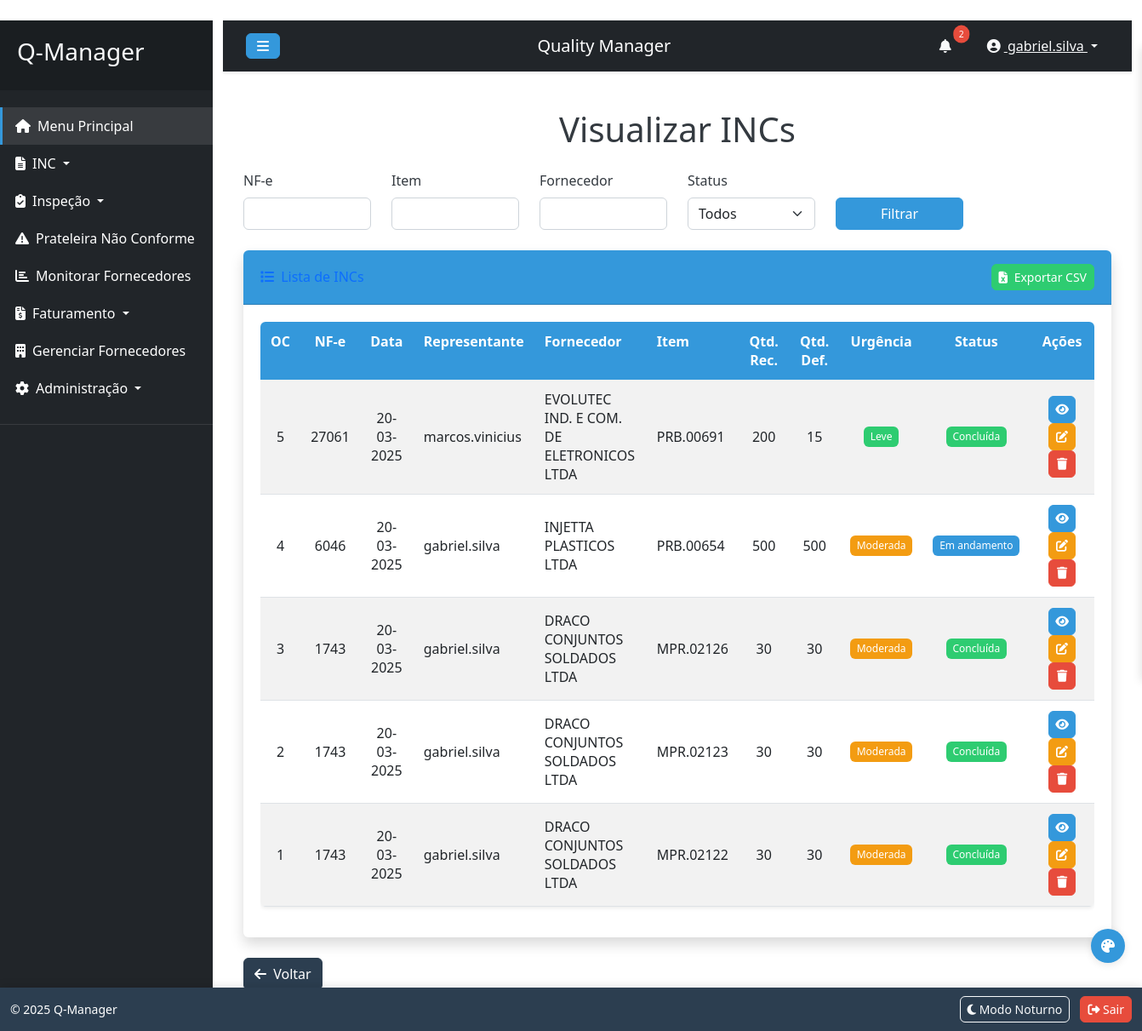
Screenshot of /inc/visualizar_incs (signed in) with the database file from the repository.
### models.py (models this page shows, shortened)
class User(UserMixin, db.Model):
    id = db.Column(db.Integer, primary_key=True)
    username = db.Column(db.String(80), unique=True, nullable=False)
    password = db.Column(db.String(256), nullable=False)
    email = db.Column(db.String(120), unique=True, nullable=True)  # Novo campo para email
    is_admin = db.Column(db.Boolean, default=False)
    is_representante = db.Column(db.Boolean, default=False)  # Novo campo para marcar se é representante
    permissions = db.Column(db.Text, default='{}')  # JSON para armazenar permissões
    created_at = db.Column(db.DateTime, default=datetime.utcnow)
    last_login = db.Column(db.DateTime, nullable=True)

class INC(db.Model):
    id = db.Column(db.Integer, primary_key=True)
    nf = db.Column(db.Integer, nullable=False)
    data = db.Column(db.String(20), nullable=False)
    representante_id = db.Column(db.Integer, db.ForeignKey('user.id'), nullable=False)
    representante_nome = db.Column(db.String(100), nullable=False)
    fornecedor = db.Column(db.String(200), nullable=False)
    item = db.Column(db.String(50), nullable=False)
    quantidade_recebida = db.Column(db.Integer, nullable=False)
    quantidade_com_defeito = db.Column(db.Integer, nullable=False)
    descricao_defeito = db.Column(db.Text)
    urgencia = db.Column(db.String(20), nullable=False)
    acao_recomendada = db.Column(db.Text)
    fotos = db.Column(db.Text)  # JSON string of photo paths
    oc = db.Column(db.Integer, nullable=False, unique=True)
    status = db.Column(db.String(20), nullable=False, default='Em andamento')
    concessao_data = db.Column(db.Text, nullable=True)  # Armazenará JSON string

### inc_routes.py (the view)
@inc_bp.route('/visualizar_incs')
@login_required
def visualizar_incs():
    if not current_user.is_admin and not current_user.has_permission('visualizar_incs'):
        flash('Você não tem permissão para acessar esta página.', 'danger')
        return redirect(url_for('main_menu'))
    nf = request.args.get('nf')
    item = request.args.get('item')
    fornecedor = request.args.get('fornecedor')
    status = request.args.get('status')
    page = request.args.get('page', 1, type=int)
    per_page = 10  # Ou obter da configuração da aplicação
    query = INC.query
    if nf:
        query = query.filter_by(nf=int(nf))
    if item:
        query = query.filter(INC.item.ilike(f'%{item}%'))
    if fornecedor:
        query = query.filter(INC.fornecedor.ilike(f'%{fornecedor}%'))
    if status:
        query = query.filter_by(status=status)
    pagination = query.order_by(INC.id.desc()).paginate(
        page=page, per_page=per_page, error_out=False
    )
    incs = pagination.items
    return render_template('visualizar_incs.html', incs=incs, pagination=pagination)

### app.py (called while the page is built)
@login_manager.user_loader
def load_user(user_id):
    return User.query.get(int(user_id))

@app.context_processor
def inject_settings():
    from models import LayoutSetting
    settings = {s.element: s for s in LayoutSetting.query.all()}
    return dict(settings=settings, config=app.config)

### templates/visualizar_incs.html (shortened to what this page needs)
﻿{% extends "base.html" %}
{% block content %}
<h1 class="text-center mb-4">Visualizar INCs</h1>
<form method="GET" class="mb-4">
    <div class="row">
        <div class="col-md-2">
            <label for="nf" class="form-label">NF-e</label>
            <input type="number" class="form-control" id="nf" name="nf" value="{{ request.args.get('nf', '') }}">
        </div>
        <div class="col-md-2">
            <label for="item" class="form-label">Item</label>
            <input type="text" class="form-control" id="item" name="item" value="{{ request.args.get('item', '') }}">
        </div>
        <div class="col-md-2">
            <label for="fornecedor" class="form-label">Fornecedor</label>
            <input type="text" class="form-control" id="fornecedor" name="fornecedor" value="{{ request.args.get('fornecedor', '') }}">
        </div>
        <div class="col-md-2">
            <label for="status" class="form-label">Status</label>
            <select class="form-select" id="status" name="status">
                <option value="">Todos</option>
            </select>
        </div>
        <div class="col-md-2 align-self-end">
            <button type="submit" class="btn btn-primary w-100">Filtrar</button>
        </div>
    </div>
</form>
<div class="card shadow mb-4">
    <div class="card-header py-3 d-flex justify-content-between align-items-center">
        <h6 class="m-0 font-weight-bold text-primary">
            <i class="fas fa-list me-1"></i> Lista de INCs
        </h6>
        <div>
            <a href="{{ url_for('inc.export_csv') }}" class="btn btn-sm btn-success">
                <i class="fas fa-file-excel me-1"></i> Exportar CSV
            </a>
        </div>
    </div>
    <div class="card-body">
        <div class="table-responsive">
            <table class="table table-striped table-hover">
                <thead class="table-light">
                    <tr>
                        <th class="text-center" style="width: 5%;">OC</th>
                        <th class="text-center" style="width: 5%;">NF-e</th>
                        <th class="text-center" style="width: 7%;">Data</th>
                        <th style="width: 10%;">Representante</th>
                        <th style="width: 15%;">Fornecedor</th>
                        <th style="width: 8%;">Item</th>
                        <th class="text-center" style="width: 7%;">Qtd. Rec.</th>
                        <th class="text-center" style="width: 7%;">Qtd. Def.</th>
                        <th class="text-center" style="width: 7%;">Urgência</th>
                        <th class="text-center" style="width: 7%;">Status</th>
                        <th class="text-center" style="width: 12%;">Ações</th>
                    </tr>
                </thead>
                <tbody>
                    {% for inc in incs %}
                    <tr>
                        <td class="text-center">{{ inc.oc }}</td>
                        <td class="text-center">{{ inc.nf }}</td>
                        <td class="text-center format-date">{{ inc.data }}</td>
                        <td>{{ inc.representante_nome }}</td>
                        <td>{{ inc.fornecedor }}</td>
                        <td>{{ inc.item }}</td>
                        <td class="text-center">{{ inc.quantidade_recebida }}</td>
                        <td class="text-center">{{ inc.quantidade_com_defeito }}</td>
                        <td class="text-center">
                            <span class="badge {% if inc.urgencia == 'Crítico' %}bg-danger{% elif inc.urgencia == 'Moderada' %}bg-warning{% else %}bg-success{% endif %}">
                                {{ inc.urgencia }}
                            </span>
                        </td>
                        <td class="text-center">
                            <span class="badge {% if inc.status == 'Em andamento' %}bg-primary{% elif inc.status == 'Concluída' %}bg-success{% else %}bg-danger{% endif %}">
                                {{ inc.status }}
                            </span>
                        </td>
                        <td class="text-center">
                            <div class="action-buttons">
                                <a href="{{ url_for('inc.detalhes_inc', inc_id=inc.id) }}" class="btn btn-info btn-sm" data-bs-toggle="tooltip" title="Detalhes">
                                    <i class="fas fa-eye"></i>
                                </a>
                                <button onclick="editarINC({{ inc.id }})" class="btn btn-warning btn-sm" data-bs-toggle="tooltip" title="Editar">
                                    <i class="fas fa-edit"></i>
                                </button>
                                <button onclick="excluirINC({{ inc.id }})" class="btn btn-danger btn-sm" data-bs-toggle="tooltip" title="Excluir">
                                    <i class="fas fa-trash"></i>
                                </button>
                            </div>
                        </td>
                    </tr>
                    {% endfor %}
                </tbody>
            </table>
        </div>
    </div>
</div>
<a href="{{ url_for('main_menu') }}" class="btn btn-secondary mb-4">
    <i class="fas fa-arrow-left me-1"></i> Voltar
</a>
{% endblock %}

### templates/base.html (shortened to what this page needs)
﻿<!DOCTYPE html>
<html lang="pt-br">
<head>
    <link href="https://cdn.jsdelivr.net/npm/bootstrap@5.3.0/dist/css/bootstrap.min.css" rel="stylesheet">
    <link rel="stylesheet" href="https://cdnjs.cloudflare.com/ajax/libs/font-awesome/6.4.0/css/all.min.css">
    <link rel="stylesheet" href="{{ url_for('static', filename='css/style.css') }}">
</head>
<body>
    <div class="wrapper">
        {% if current_user.is_authenticated %}
        <nav id="sidebar" class="bg-dark">
            <div class="sidebar-header">
                <h3 class="text-light">Q-Manager</h3>
            </div>
            <ul class="list-unstyled components">
                <li class="active">
                    <a href="{{ url_for('main_menu') }}"><i class="fas fa-home me-2"></i>Menu Principal</a>
                </li>
                <li>
                    <a href="#incSubmenu" data-bs-toggle="collapse" aria-expanded="false" class="dropdown-toggle">
                        <i class="fas fa-file-alt me-2"></i>INC
                    </a>
                </li>
                {% if current_user.is_admin or current_user.has_permission('rotina_inspecao') %}
                <li>
                    <a href="#inspecaoSubmenu" data-bs-toggle="collapse" aria-expanded="false" class="dropdown-toggle">
                        <i class="fas fa-clipboard-check me-2"></i>Inspeção
                    </a>
                </li>
                {% endif %}
                {% if current_user.is_admin or current_user.has_permission('prateleira') %}
                <li>
                    <a href="{{ url_for('prateleira.listar_prateleira_nao_conforme') }}">
                        <i class="fas fa-exclamation-triangle me-2"></i>Prateleira Não Conforme
                    </a>
                </li>
                {% endif %}
                {% if current_user.is_admin or current_user.has_permission('fornecedores') %}
                <li>
                    <a href="{{ url_for('inc.monitorar_fornecedores') }}">
                        <i class="fas fa-chart-bar me-2"></i>Monitorar Fornecedores
                    </a>
                </li>
                {% endif %}
                {% if current_user.is_admin or current_user.has_permission('faturamento') %}
                <li>
                    <a href="#faturamentoSubmenu" data-bs-toggle="collapse" aria-expanded="false" class="dropdown-toggle">
                        <i class="fas fa-file-invoice-dollar me-2"></i>Faturamento
                    </a>
                </li>
                {% endif %}
                <li>
                    <a href="{{ url_for('fornecedor.gerenciar_fornecedores') }}">
                        <i class="fas fa-building me-2"></i>Gerenciar Fornecedores
                    </a>
                </li>
                {% if current_user.is_admin %}
                <li>
                    <a href="#adminSubmenu" data-bs-toggle="collapse" aria-expanded="false" class="dropdown-toggle">
                        <i class="fas fa-cog me-2"></i>Administração
                    </a>
                </li>
                {% endif %}
            </ul>
        </nav>
        {% endif %}
        <div id="content" class="container-fluid">
            {% if current_user.is_authenticated %}
            <nav class="navbar navbar-expand-lg navbar-dark bg-dark">
                <div class="container-fluid">
                    <button type="button" id="sidebarCollapse" class="btn btn-info">
                        <i class="fas fa-bars"></i>
                    </button>
                    <span class="navbar-brand ms-3">Quality Manager</span>
                    <div class="d-flex align-items-center">
                        <div class="notification-bell me-3">
                            <button class="btn btn-link position-relative" id="notificationButton">
                                <i class="fas fa-bell text-light"></i>
                                <span class="notification-badge position-absolute top-0 start-100 translate-middle badge rounded-pill bg-danger" style="display:none;">
                                </span>
                            </button>
                        </div>
                        <div class="dropdown">
                            <button class="btn btn-link dropdown-toggle text-light" type="button" id="userDropdown" data-bs-toggle="dropdown" aria-expanded="false">
                                <i class="fas fa-user-circle me-1"></i> {{ current_user.username }}
                            </button>
                        </div>
                    </div>
                </div>
            </nav>
            {% endif %}
            <div class="content-body p-4">
                {% block content %}{% endblock %}
            </div>
        </div>
    </div>
    <div class="theme-selector">
        <button class="theme-toggle" id="theme-toggle">
            <i class="fas fa-palette"></i>
        </button>
    </div>
    {% if current_user.is_authenticated %}
    <footer class="footer">
        <div class="container-fluid">
            <div class="row">
                <div class="col-12 d-flex justify-content-between align-items-center">
                    <div class="footer-copyright text-white">
                        <small>&copy; 2025 Q-Manager</small>
                    </div>
                    <div>
                        <button id="toggleNightMode" class="btn btn-sm btn-outline-light me-2">
                            <i class="fas fa-moon"></i> Modo Noturno
                        </button>
                        <a href="{{ url_for('auth.logout') }}" class="btn btn-sm btn-danger">
                            <i class="fas fa-sign-out-alt"></i> Sair
                        </a>
                    </div>
                </div>
            </div>
        </div>
    </footer>
    {% endif %}
    <div id="toast-container" class="position-fixed bottom-0 end-0 p-3" style="z-index: 1100;"></div>
</body>
</html>

### templates/visualizar_incs.html (style rules this page uses)
.action-buttons .btn { padding: 0.25rem 0.5rem; margin: 0 2px; display: inline-flex; align-items: center; justify-content: center; width: 32px; height: 32px; }
.table td { vertical-align: middle; }
.fa-eye, .fa-edit, .fa-trash { font-size: 14px; }

### rows the page displays
User: username "gabriel.silva"
INC: oc "5", nf "27061", data "20-03-2025", representante_nome "marcos.vinicius", fornecedor "EVOLUTEC IND. E COM. DE ELETRONICOS LTDA", item "PRB.00691", quantidade_recebida "200", quantidade_com_defeito "15", urgencia "Leve", status "Concluída"
INC: oc "4", nf "6046", data "20-03-2025", representante_nome "gabriel.silva", fornecedor "INJETTA PLASTICOS LTDA", item "PRB.00654", quantidade_recebida "500", quantidade_com_defeito "500", urgencia "Moderada", status "Em andamento"
INC: oc "3", nf "1743", data "20-03-2025", representante_nome "gabriel.silva", fornecedor "DRACO CONJUNTOS SOLDADOS LTDA", item "MPR.02126", quantidade_recebida "30", quantidade_com_defeito "30", urgencia "Moderada", status "Concluída"
INC: oc "2", nf "1743", data "20-03-2025", representante_nome "gabriel.silva", fornecedor "DRACO CONJUNTOS SOLDADOS LTDA", item "MPR.02123", quantidade_recebida "30", quantidade_com_defeito "30", urgencia "Moderada", status "Concluída"
INC: oc "1", nf "1743", data "20-03-2025", representante_nome "gabriel.silva", fornecedor "DRACO CONJUNTOS SOLDADOS LTDA", item "MPR.02122", quantidade_recebida "30", quantidade_com_defeito "30", urgencia "Moderada", status "Concluída"
